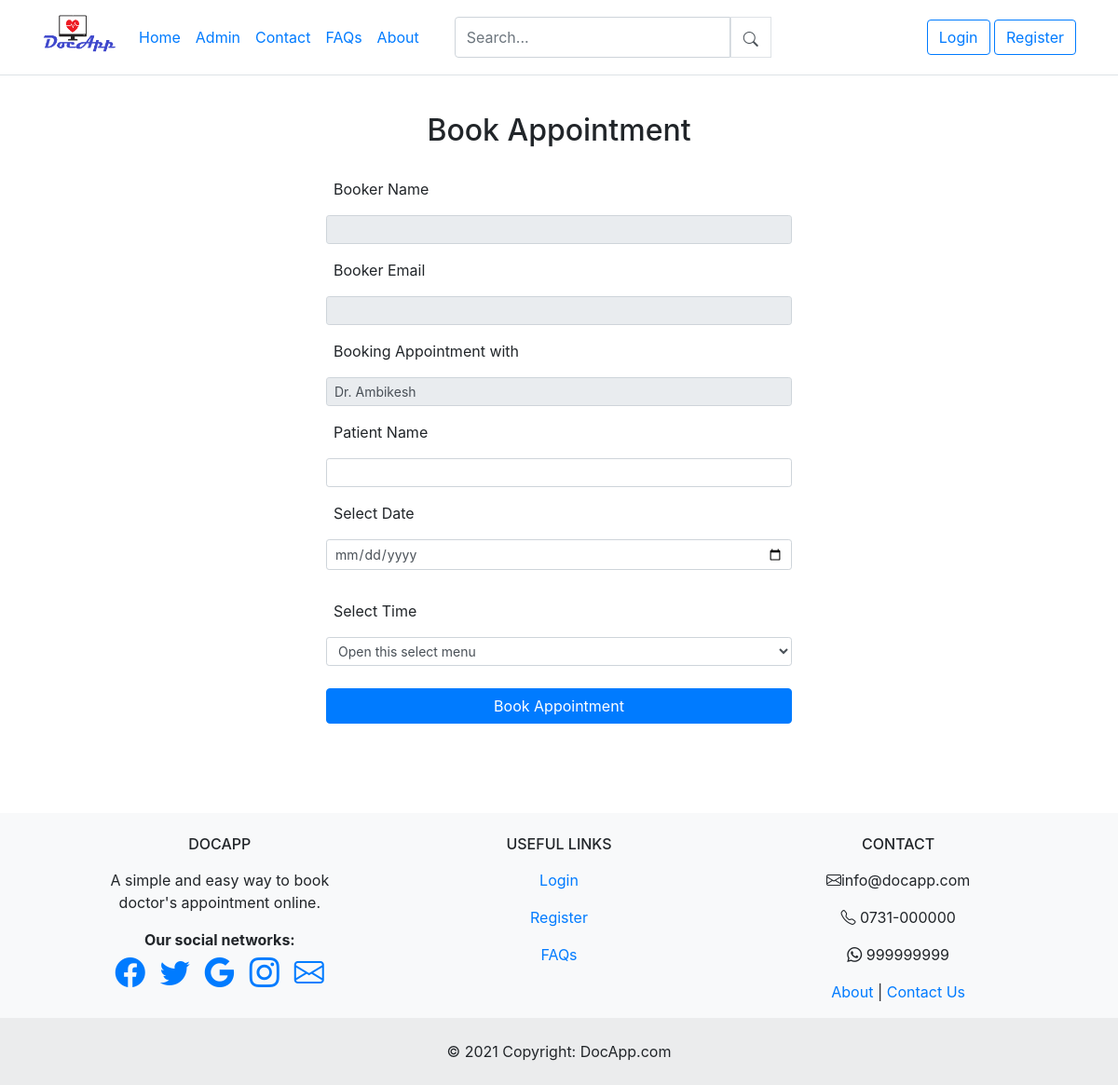
/appointment_book.php?doc_id=2, run on the app's committed database.
### tables this page shows
CREATE TABLE `doc_info` (
  `d_id` int(11) NOT NULL,
  `d_req_id` int(11) NOT NULL,
  `d_mail` varchar(255) NOT NULL,
  `d_first_name` varchar(255) NOT NULL,
  `d_last_name` varchar(255) NOT NULL,
  `d_password` varchar(255) NOT NULL,
  `d_address` varchar(255) NOT NULL,
  `d_clinic_address` varchar(255) NOT NULL,
  `d_contact` int(10) NOT NULL,
  `d_specialist` varchar(255) NOT NULL,
  `licence_no` int(11) NOT NULL,
  `d_balance` int(11) NOT NULL DEFAULT 0,
  `self_status` varchar(10) NOT NULL DEFAULT 'A',
  `admin_permission` varchar(10) NOT NULL DEFAULT 'G',
  `role` varchar(6) NOT NULL DEFAULT 'doctor'
);

CREATE TABLE `footer_contact_info` (
  `contact_id` int(11) NOT NULL,
  `email` varchar(255) NOT NULL,
  `local_no` varchar(11) NOT NULL,
  `mobile_no` int(11) NOT NULL,
  `whatsapp_no` int(11) NOT NULL,
  `facebook` varchar(255) NOT NULL,
  `twitter` varchar(255) NOT NULL,
  `google` varchar(255) NOT NULL,
  `insta` varchar(255) NOT NULL
);

### appointment_book.php (the view, shortened to what this page needs)
<?php
    include('dbconn.php');
	$doc_id = isset($_GET['doc_id'])?$_GET['doc_id']:"";
	      $sql = "SELECT * FROM doc_info WHERE d_id='$doc_id'";
        $run_sql = mysqli_query($connect,$sql);
        $num_row = mysqli_num_rows($run_sql);
        if($num_row == 1)
        {
          $result = mysqli_fetch_array($run_sql,MYSQLI_ASSOC);
          $doc_f_name = $result['d_first_name'];
        }
?>
<!DOCTYPE html>
<html lang="en">
<head>
</head>
<body>
<header>
    <?php include('navbar.php');?>
</header>
<section class=" p-4 d-flex justify-content-center mb-4">
      <form id="contact-form" class="text-center" style="width: 100%; max-width: 500px" method="post" action="">
      <div class="container text-center ">
          <div class="d-grid gap-2 col-8 mx-auto mb-4">
            <h2>Book Appointment</h2>
           </div>
          </div>
        <div class="form-outline mb-2">
          <label class="d-flex p-2" for="exampleInputEmail3">Booker Name</label>
                <input class="form-control form-control-sm mr-1" id="contactname" name="name"
                  placeholder="" value="<?php echo $_SESSION['name']; ?>" readonly>
        <div class="form-notch"><div class="form-notch-leading" style="width: 9px;"></div><div class="form-notch-middle" style="width: 42.4px;"></div><div class="form-notch-trailing"></div></div></div>
        <div class="form-outline mb-2">
          <label class="d-flex p-2" for="exampleInputEmail3">Booker Email</label>
                <input type="email" class="form-control form-control-sm mr-1" id="contactemail" name="email"
                placeholder="" value="<?php echo $_SESSION['email']; ?>" readonly>
        <div class="form-notch"><div class="form-notch-leading" style="width: 9px;"></div><div class="form-notch-middle" style="width: 88.8px;"></div><div class="form-notch-trailing"></div></div></div>
        <div class="form-outline mb-2">
          <label class="d-flex p-2" for="exampleInputEmail3">Booking Appointment with</label>
                <input class="form-control form-control-sm mr-1" id="contactemail" name="doc_f_name$doc_f_name"
                placeholder="" value="<?php echo 'Dr. ' .  $doc_f_name ?>" readonly>
        <div class="form-notch"><div class="form-notch-leading" style="width: 9px;"></div><div class="form-notch-middle" style="width: 88.8px;"></div><div class="form-notch-trailing"></div></div></div>
        <div class="form-outline mb-2">
          <label class="d-flex p-2" for="exampleInputEmail3">Patient Name</label>
                <input type="text" class="form-control form-control-sm mr-1" id="contactname" name="p_name"
                  placeholder="" required>
        <div class="form-notch"><div class="form-notch-leading" style="width: 9px;"></div><div class="form-notch-middle" style="width: 42.4px;"></div><div class="form-notch-trailing"></div></div></div>
        <div class="form-outline mb-4">
          <label class="d-flex p-2" for="exampleInputEmail3"> Select Date</label>
                <input type="date" class="form-control form-control-sm mr-1" id="contactemail" name="b_date"
                  placeholder="Select Date" required>
        <div class="form-notch"><div class="form-notch-leading" style="width: 9px;"></div><div class="form-notch-middle" style="width: 88.8px;"></div><div class="form-notch-trailing"></div></div></div>
        <div class="form-outline mb-4">
          <label class="d-flex p-2" for="exampleInputEmail3"> Select Time</label>
            <select class="form-control form-control-sm mr-1" aria-label="Default select example" name="b_time" required>
              <option selected disabled>Open this select menu</option>
            </select>
        <div class="form-notch"><div class="form-notch-leading" style="width: 9px;"></div><div class="form-notch-middle" style="width: 88.8px;"></div><div class="form-notch-trailing"></div></div></div>
        <button name="submit" type="submit" class="btn btn-primary btn-block mb-4" >Book Appointment</button>
      </form>
    </section>
      <?php
    include('dbconn.php');
?>
<footer>
  <?php include('footer.php');?>
</footer>
</body>
</html>

### footer.php (shortened to what this page needs)
<?php
include"dbconn.php";
$sql="SELECT * FROM footer_contact_info WHERE contact_id='1'";
$sql_run=mysqli_query($connect,$sql);
$num_row=mysqli_num_rows($sql_run);
if($num_row == 1)
    {
        $result = mysqli_fetch_array($sql_run,MYSQLI_ASSOC);
        $email = $result['email'];
        $local_no = $result['local_no'];
        $whatsapp_no = $result['whatsapp_no'];
        $facebook = $result['facebook'];
        $twitter = $result['twitter'];
        $google = $result['google'];
        $insta= $result['insta'];
}
?>
<link rel="stylesheet" href="https://maxcdn.bootstrapcdn.com/bootstrap/4.0.0/css/bootstrap.min.css"
>
<link rel="stylesheet" href="https://cdn.jsdelivr.net/npm/bootstrap-icons@1.5.0/font/bootstrap-icons.css">
<footer class="text-center text-lg-start bg-light">
  <section class="">
    <div class="container text-center text-md-start mt-5">
      <div class="row mt-3">
        <div class="col-md-3 col-lg-4 col-xl-3 mx-auto mb-4 mt-4">
          <h6 class="text-uppercase fw-bold mb-3">
            <i class="fas fa-gem me-3"></i>DocApp
          </h6>
          <p>
            A simple and easy way to book doctor's appointment online.
          </p>
        <div class="fw-bold ">
      <span><b>Our social networks:</b></span>
    </div>
    <div class="d-flex justify-content-center">
      <a href="#<?php echo $facebook; ?>" class="me-4 text-reset">
        <i class="bi bi-facebook px-2 "  aria-label="Facebook" style="font-size: 2rem;"></i>
      </a>
      <a href="#<?php echo $twitter; ?>" class="me-4 text-reset">
        <i class="bi bi-twitter px-2" aria-label="Twitter" style="font-size: 2rem;"></i>
      </a>
      <a href="#<?php echo $google; ?>" class="me-4 text-reset">
        <i class="bi bi-google px-2" aria-label="Google" style="font-size: 2rem;"></i>
      </a>
      <a href="#<?php echo $insta; ?>" class="me-4 text-reset">
        <i class="bi bi-instagram px-2" aria-label="Instagram" style="font-size: 2rem;"></i>
      </a>
      <a href="mailto:" class="me-4 text-reset">
        <i class="bi bi-envelope px-2" aria-label="Mail" style="font-size: 2rem;"></i>
      </a>
    </div>
        </div>
        <div class="col-md-3 col-lg-2 col-xl-2 mx-auto mb-4 mt-4">
          <h6 class="text-uppercase fw-bold mb-3">
            Useful links
          </h6>
          <?php  if ($_SESSION)
              { }
              else
              {
                ?>
          <p>
            <a  href="login.php" class="text-reset">Login</a>
          </p>
          <p>
            <a href="register.php" class="text-reset">Register</a>
          </p>
          <?php }?>
          <p>
            <a href="faq.php" class="text-reset">FAQs</a>
          </p>
        </div>
        <div class="col-md-4 col-lg-3 col-xl-3 mx-auto mb-md-0 mb-4 mt-4">
          <h6 class="text-uppercase fw-bold mb-3">
            Contact
          </h6>
          <p><i class="bi bi-envelope"></i></i><?php echo $email; ?></p>
          <p><i class="bi bi-telephone"></i></i> <?php echo $local_no; ?></p>
          <p><i class="bi bi-whatsapp"></i> <?php echo $whatsapp_no; ?></p><p>
            <a href="about.php" class="text-reset">About </a> | <a href="contact.php" class="text-reset">Contact Us</a>
          </p>
        </div>
      </div>
    </div>
  </section>
 <div class="text-center p-4" style="background-color: rgba(0, 0, 0, 0.05);">
    © 2021 Copyright:
    <a class="text-reset fw-bold">DocApp.com</a>
  </div>
</footer>

### data on the page
doc_info: d_first_name "Dr. Ambikesh"
footer_contact_info: email "info@docapp.com", local_no "0731-000000", whatsapp_no "999999999"
